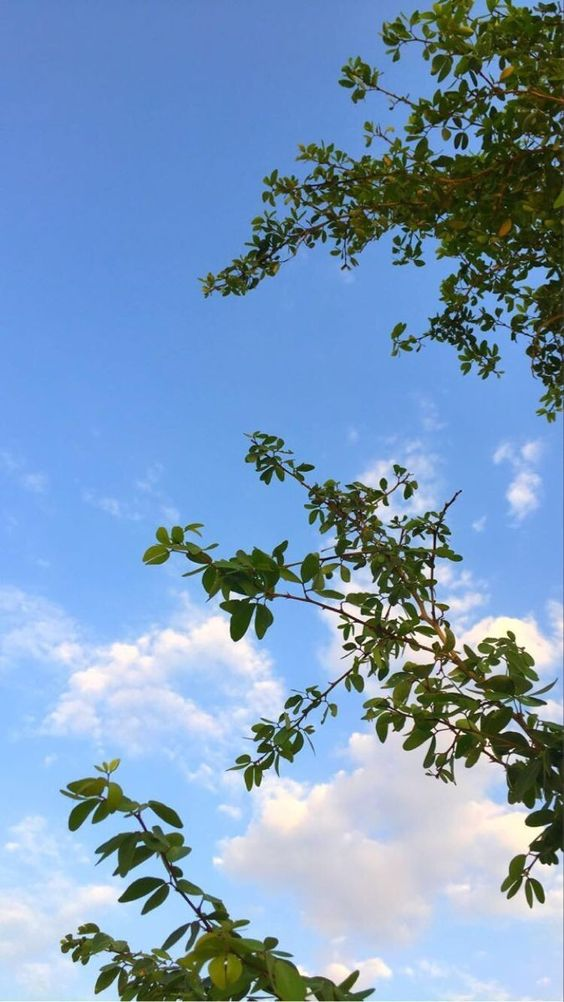
#> input picture p1.jpg, 564 x 1002 px
$ python ImageAveraging.py
#> lines starting #> are read from the running program, lines starting #| are printed output that depends on the picture
import cv2
import  numpy as np

img1 = cv2.imread('p1.jpg')
#> img1 is the input picture: shape (1002, 564, 3); mean B, G, R 187.3, 154.3, 123.8
img2 = cv2.imread('p2.jpg')
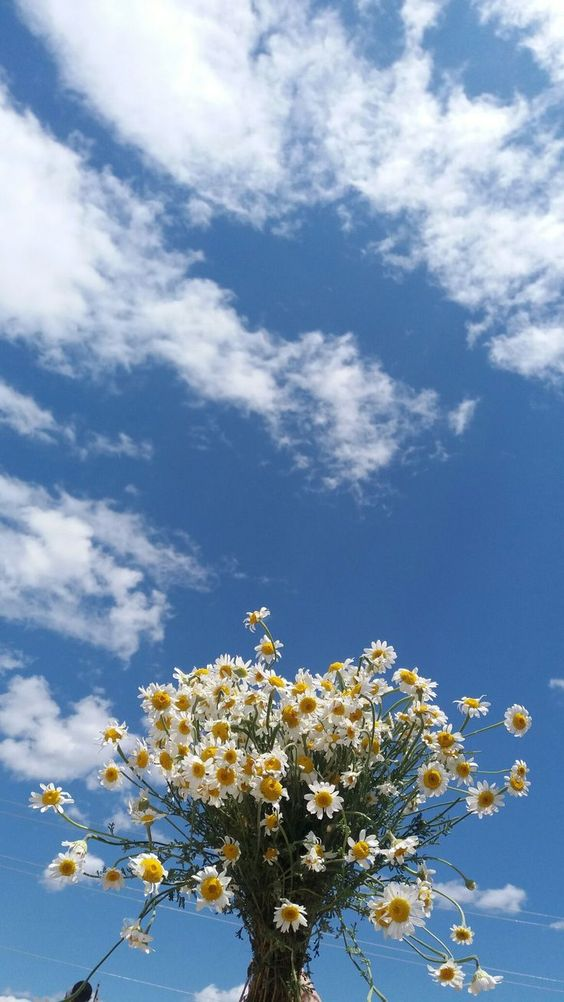
#> input picture p2.jpg, 564 x 1002 px
#> img2 is the input picture: shape (1002, 564, 3); mean B, G, R 177.4, 148.1, 121.8

#resize
img1 = cv2.resize (img1, (640, 480))
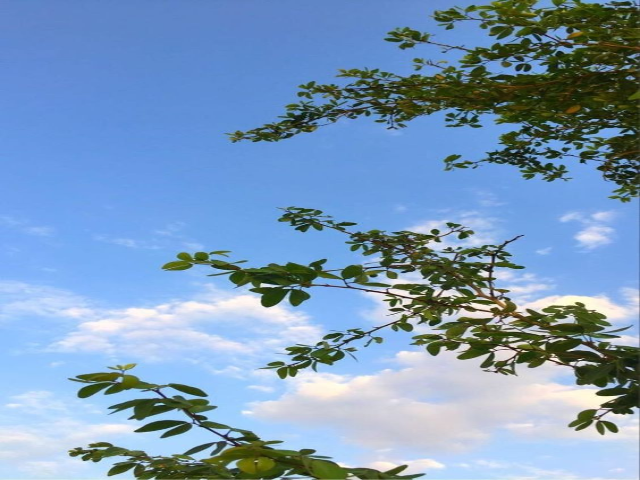
#> img1: shape (480, 640, 3); mean B, G, R 187.2, 154.2, 123.7
img2 = cv2.resize (img2, (640, 480))
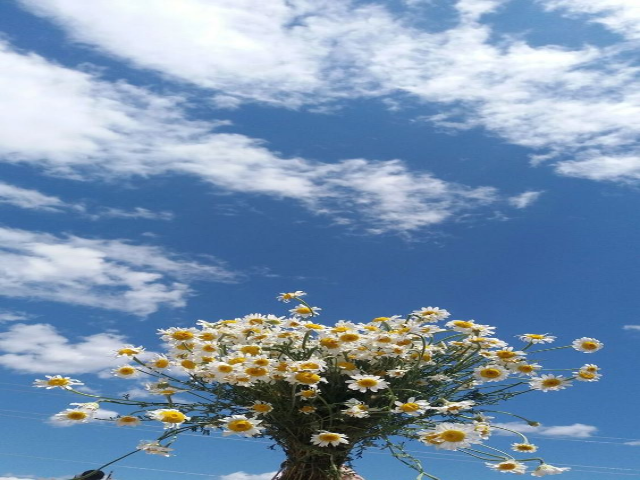
#> img2: shape (480, 640, 3); mean B, G, R 177.3, 148, 121.7

#convert ke float
img1 = np.float32(img1)
img2 = np.float32(img2)

sum_img = cv2.add(img1, img2)
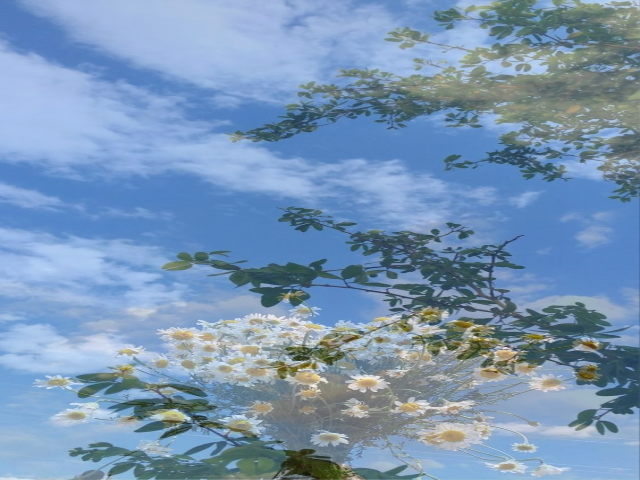
#> sum_img: shape (480, 640, 3) float32; mean B, G, R 364.5, 302.1, 245.4; drawn with min black and max white
avg_img = np.uint8(sum_img/2)

cv2.imshow('Averaged Image', avg_img)
cv2.waitKey(0)
cv2.destroyAllWindows()
